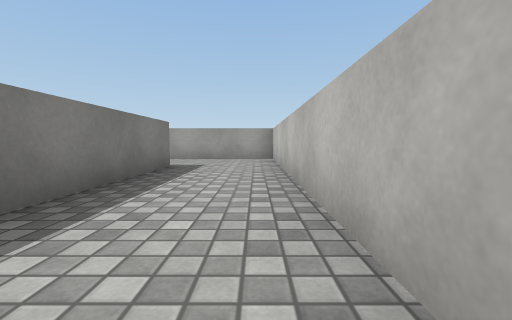
view 1 (above)

24 first-person views from a walk through a 3-D level made in the Unity game engine. The camera is 0.55 m above the floor, tilts 4° down and sees 90° across. The floor is counted in squares, 1 m on a side. Each view is taken from the middle of a square. On the plan, view 1 faces up. The plan holds only what a view shows up to about 9 squares ahead; the rest is blank. The place goes on beyond the plan. The player character is not drawn. Surface patterns are stand-ins for the level's own textures.

view 2
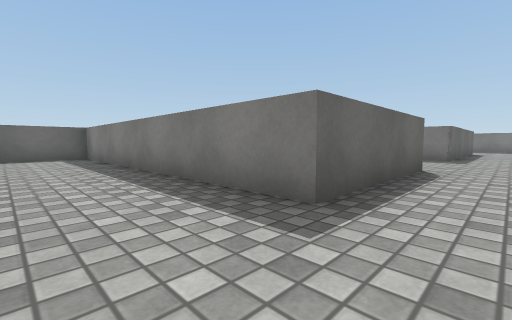

view 3
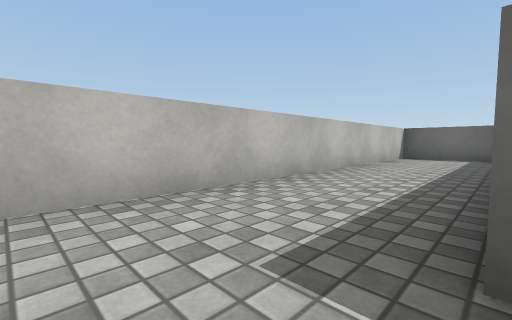

view 4
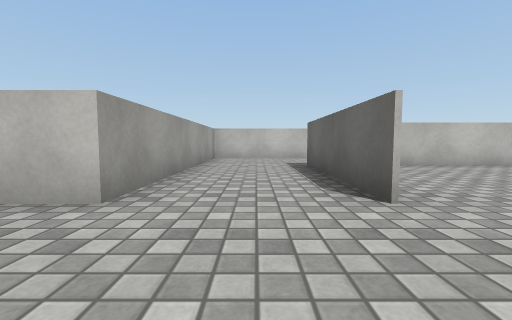

view 5
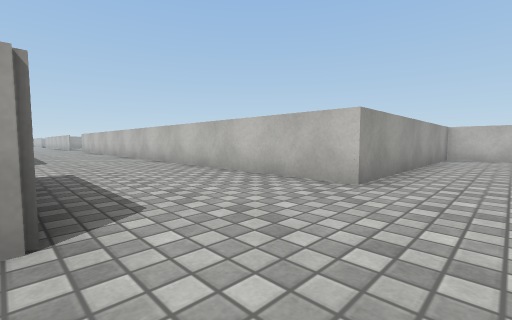

view 6
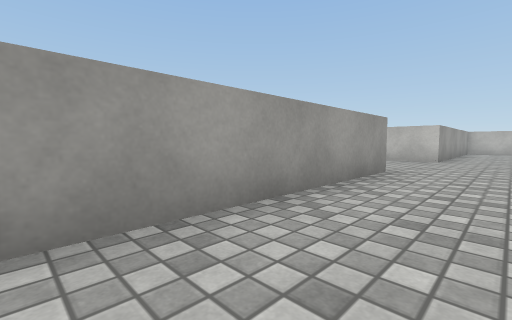

view 7
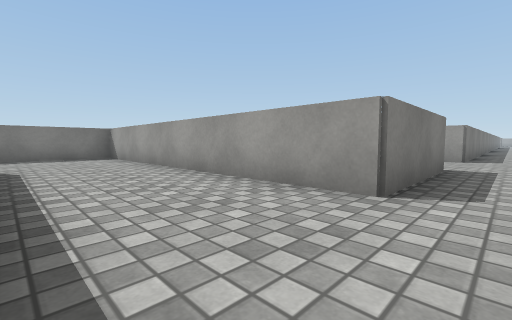

view 8
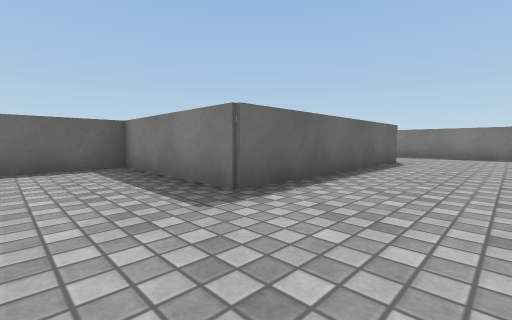

view 9
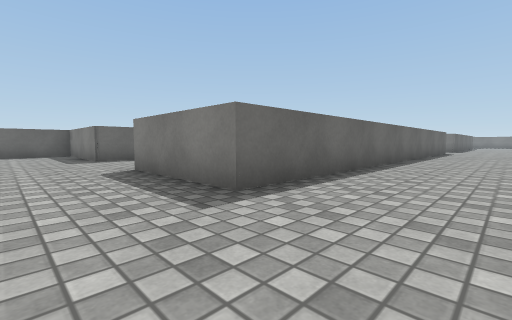

view 10
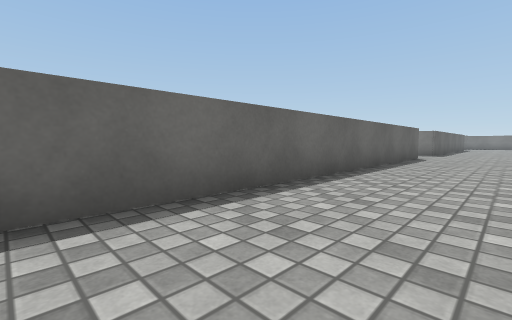

view 11
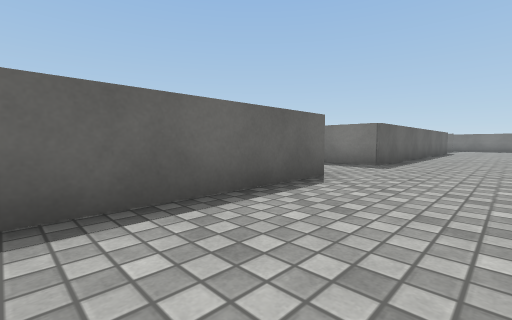

view 12
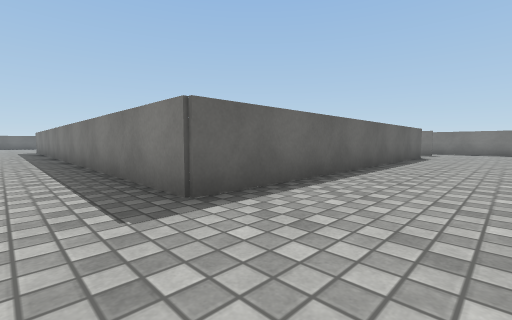

view 13
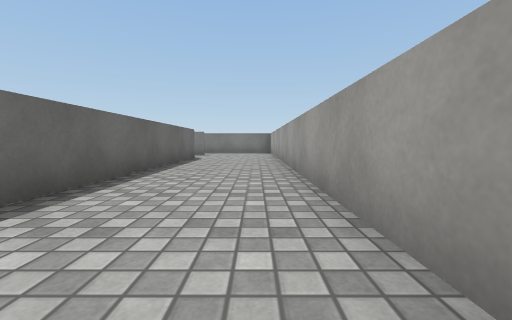

view 14
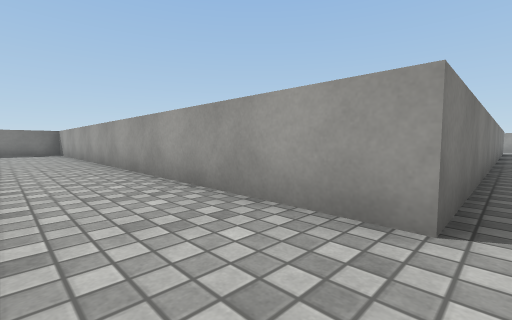

view 15
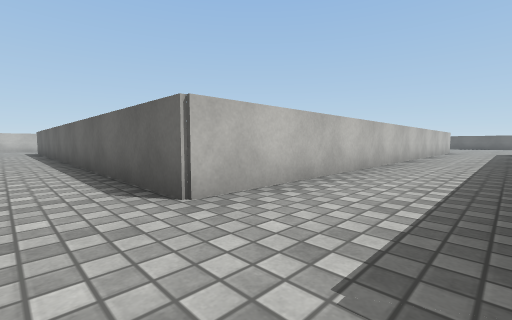

view 16
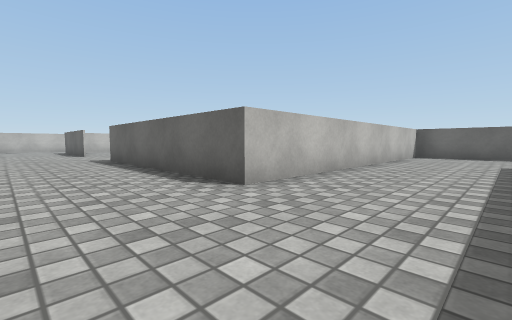

view 17
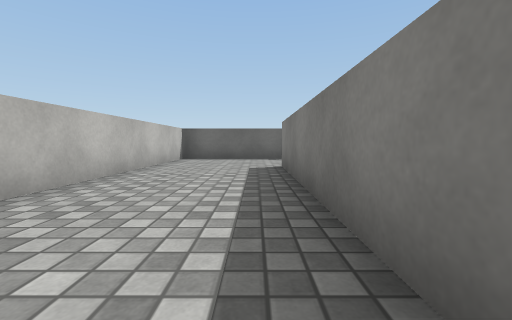

view 18
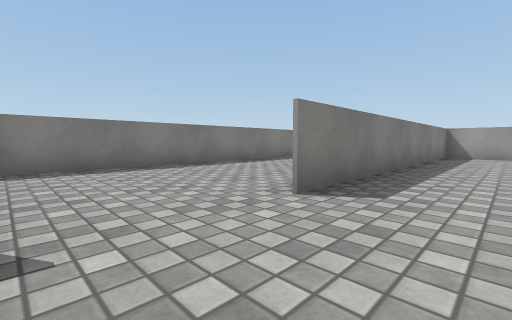

view 19
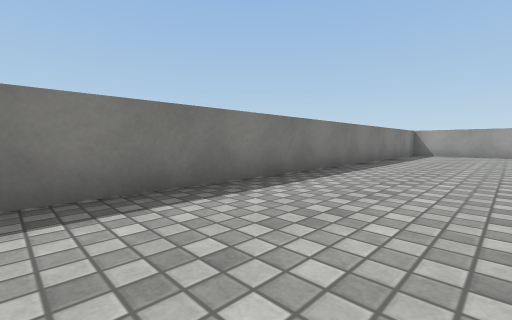

view 20
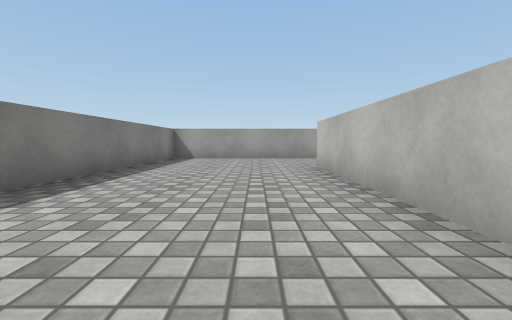

view 21
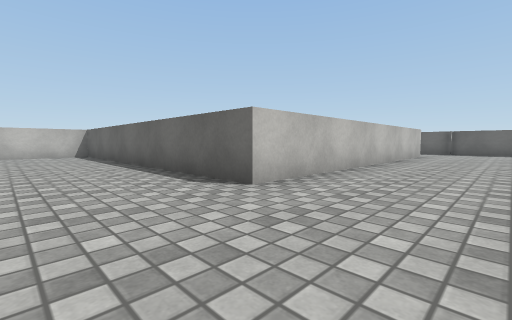

view 22
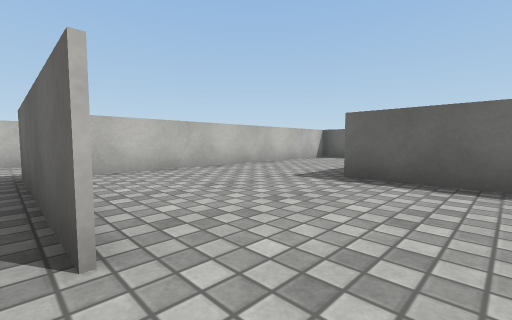

view 23
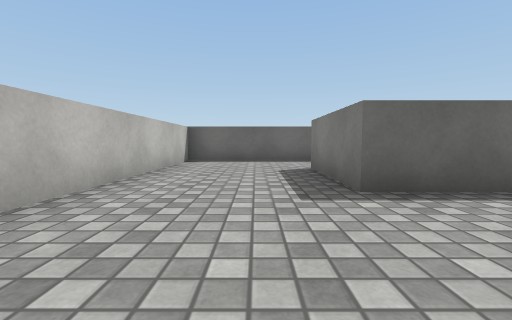

view 24
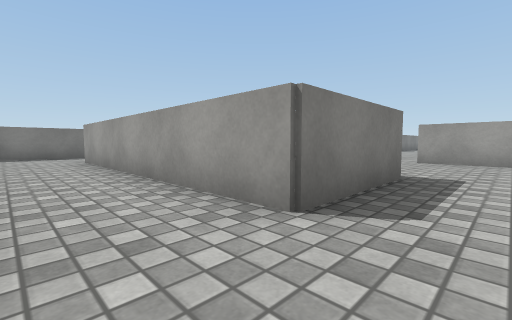

### Floor plan
Ten units are one square. View 1 is at (0, 0); x grows to the right and y downward. Boxes are objects, and circles mark ways between rooms. Rooms are numbered by the first view taken in them; rooms with no view inside come last. Other rooms are left out.
<svg viewBox="-340 -184 351 214">
<path fill="none" stroke="#000" d="M-58 -58 -20 -58 -20 25M-19 25 6 25 6 -84 -57 -84M-89 -179 -89 -147 -94 -147M-57 -84 -57 -165M-243 -147 -335 -147M-219 -24 -219 -118 -89 -118 -89 -86 -176 -86 -176 -1M-179 25 -146 25 -146 -58 -89 -58M-332 -118 -243 -118 -243 -25M-89 -58 -89 -22 -52 -22 -52 4 -121 4M-39 -57 -58 -57M-56 25 -19 25M-145 -1 -145 20M-20 25 -20 -50M-169 -117 -218 -117 -218 21M-176 -5 -176 -87 -95 -87M-89 -92 -89 -110"/>
<circle cx="-50" cy="-70" r="3" fill="#2a7"/>
<circle cx="-75" cy="-75" r="3" fill="#2a7"/>
<circle cx="-180" cy="5" r="3" fill="#2a7"/>
<text x="-10" y="-30">1</text>
<text x="-100" y="-140">2</text>
<text x="-80" y="-30">3</text>
<text x="-190" y="-70">4</text>
</svg>
Room 1 opens to room 3. Room 2 opens to room 3. Room 2 opens to room 4.

Where each view was taken, in squares from view 1:
view 1: 0 up, 0 right, facing up
view 2: 7 up, 0 right, facing down-left
view 3: 7 up, 2 left, facing down-right
view 4: 7 up, 8 left, facing right
view 5: 7 up, 9 left, facing up-right
view 6: 7 up, 14 left, facing up-right
view 7: 6 up, 8 left, facing up-left
view 8: 8 up, 7 left, facing down-left
view 9: 14 up, 7 left, facing down-left
view 10: 14 up, 12 left, facing down-left
view 11: 14 up, 18 left, facing down-left
view 12: 14 up, 23 left, facing down-left
view 13: 14 up, 24 left, facing left
view 14: 13 up, 24 left, facing up-left
view 15: 13 up, 24 left, facing down-right
view 16: 8 up, 17 left, facing down-right
view 17: 6 up, 17 left, facing down
view 18: 2 down, 16 left, facing up-left
view 19: 0 up, 19 left, facing up-left
view 20: 3 up, 19 left, facing up
view 21: 11 up, 20 left, facing down-right
view 22: 6 up, 7 left, facing down-right
view 23: 5 up, 4 left, facing down
view 24: 2 down, 4 left, facing up-left
